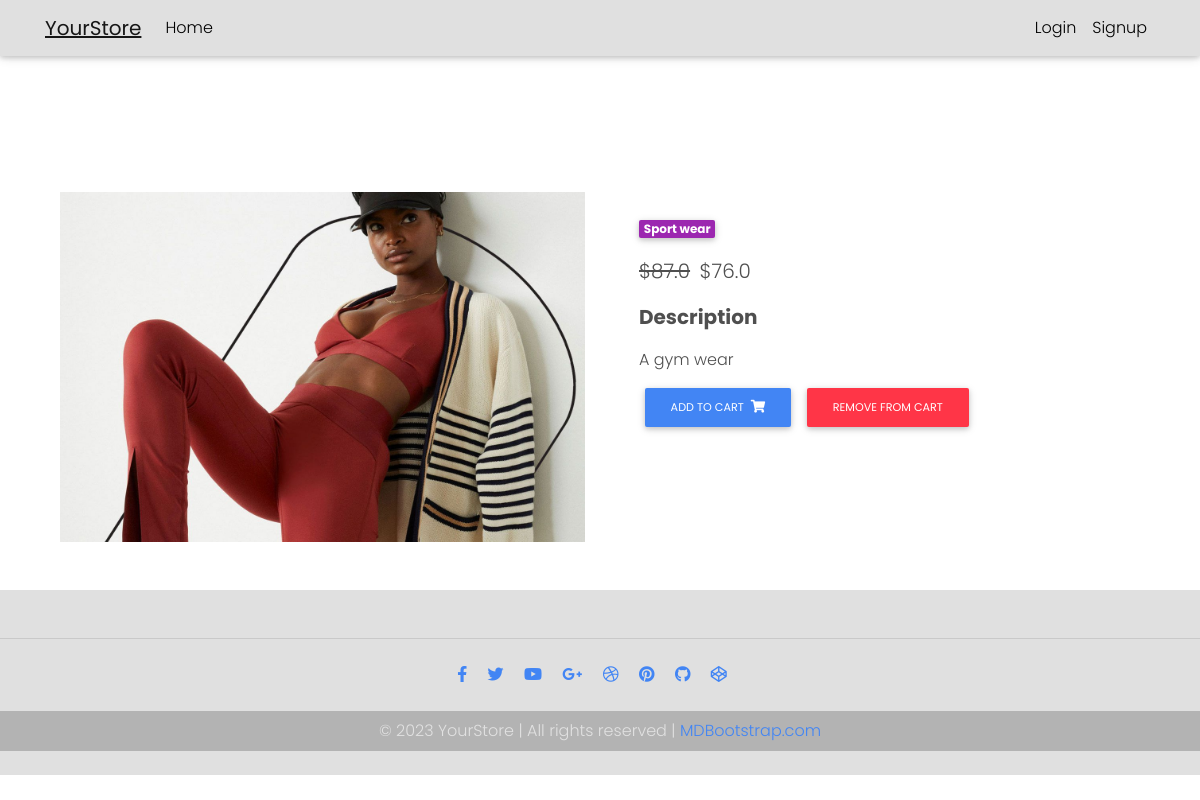
Page /product/gym-2/ on the earlier database version.
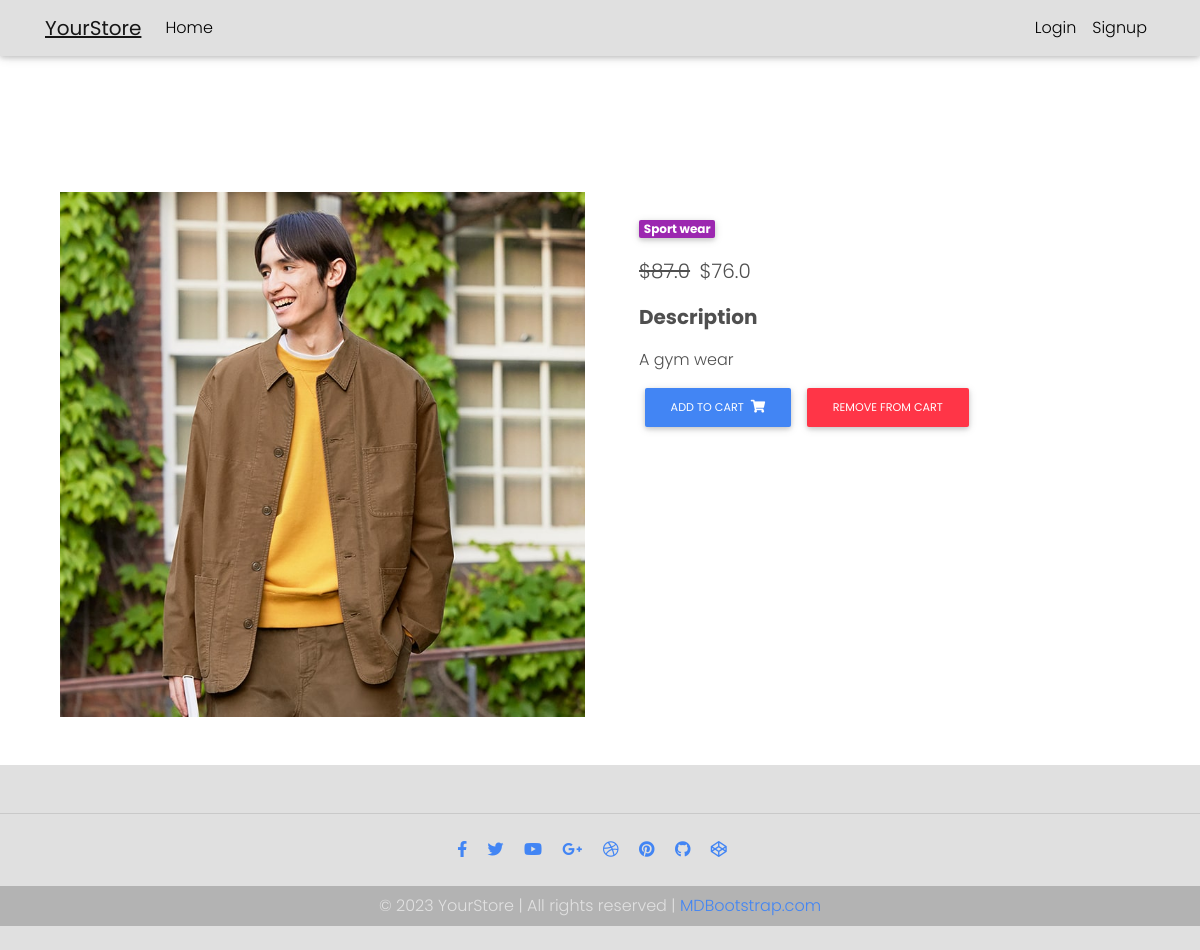
Same page on the later database version.
### core/models.py (models this page shows, shortened)
class Item(models.Model):
    title = models.CharField(max_length=100)
    price = models.FloatField()
    discount_price = models.FloatField(blank=True, null=True)
    category = models.CharField(choices=CATEGORY_CHOICES, max_length=2)
    label = models.CharField(choices=LABEL_CHOICES, max_length=1)
    slug = models.SlugField()
    description = models.TextField()
    image = models.ImageField()
    def get_add_to_cart_url(self):
        return reverse("core:add-to-cart", kwargs={
            'slug': self.slug
        })
    def get_remove_from_cart_url(self):
        return reverse("core:remove-from-cart", kwargs={
            'slug': self.slug
        })

### core/views.py (the view)
# urls.py: path('product/<slug>/', ItemDetailView.as_view(), name='product'),
class ItemDetailView(DetailView):
    model = Item
    template_name = "product.html"

### templates/product.html
{% extends "base.html" %}
{% block content %}
<main class="mt-5 pt-4">
  <div class="container dark-grey-text mt-5">
    <div class="row wow fadeIn">
      <div class="col-md-6 mb-4">
        <img src="{{object.image.url}}" class="img-fluid" alt="">
      </div>
      <div class="col-md-6 mb-4">
        <div class="p-4">
          <div class="mb-3">
            <a href="">
              <span class="badge purple mr-1">{{ object.get_category_display }}</span>
            </a>
          </div>
          <p class="lead">
            {% if object.discount_price %}
            <span class="mr-1">
              <del>${{ object.price }}</del>
            </span>
            <span>${{ object.discount_price }}</span>
            {% else %}
            <span>${{ object.price }}</span>
            {% endif %}
          </p>
          <p class="lead font-weight-bold">Description</p>
          <p>{{ object.description }}</p>
          <a href="{{ object.get_add_to_cart_url }}" class="btn btn-primary btn-md my-0 p">
            Add to cart
            <i class="fas fa-shopping-cart ml-1"></i>
          </a>
          <a href="{{ object.get_remove_from_cart_url }}" class="btn btn-danger btn-md my-0 p">
            Remove from cart
          </a>
        </div>
      </div>
    </div>
  </div>
</main>
{% endblock content %}

Differences in the rows shown:
changed Item "A gym wear": image: a different picture
